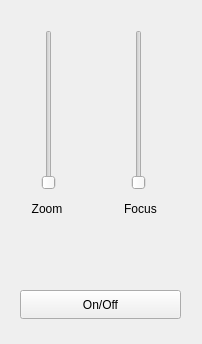
<?xml version="1.0" encoding="UTF-8"?>
<ui version="4.0">
 <class>CameraControlWidget</class>
 <widget class="QWidget" name="CameraControlWidget">
  <property name="geometry">
   <rect>
    <x>0</x>
    <y>0</y>
    <width>202</width>
    <height>344</height>
   </rect>
  </property>
  <property name="windowTitle">
   <string>Form</string>
  </property>
  <widget class="QPushButton" name="camOnOffButton">
   <property name="enabled">
    <bool>true</bool>
   </property>
   <property name="geometry">
    <rect>
     <x>20</x>
     <y>290</y>
     <width>161</width>
     <height>29</height>
    </rect>
   </property>
   <property name="text">
    <string>On/Off</string>
   </property>
  </widget>
  <widget class="QSlider" name="camZoomSlider">
   <property name="enabled">
    <bool>true</bool>
   </property>
   <property name="geometry">
    <rect>
     <x>40</x>
     <y>30</y>
     <width>17</width>
     <height>160</height>
    </rect>
   </property>
   <property name="maximum">
    <number>16384</number>
   </property>
   <property name="orientation">
    <enum>Qt::Vertical</enum>
   </property>
  </widget>
  <widget class="QLabel" name="zoomLabel">
   <property name="geometry">
    <rect>
     <x>20</x>
     <y>200</y>
     <width>54</width>
     <height>17</height>
    </rect>
   </property>
   <property name="text">
    <string>Zoom</string>
   </property>
   <property name="alignment">
    <set>Qt::AlignCenter</set>
   </property>
  </widget>
  <widget class="QSlider" name="camFocusSlider">
   <property name="enabled">
    <bool>true</bool>
   </property>
   <property name="geometry">
    <rect>
     <x>130</x>
     <y>30</y>
     <width>17</width>
     <height>160</height>
    </rect>
   </property>
   <property name="orientation">
    <enum>Qt::Vertical</enum>
   </property>
  </widget>
  <widget class="QLabel" name="camFocusLabel">
   <property name="geometry">
    <rect>
     <x>120</x>
     <y>200</y>
     <width>41</width>
     <height>17</height>
    </rect>
   </property>
   <property name="text">
    <string>Focus</string>
   </property>
   <property name="alignment">
    <set>Qt::AlignCenter</set>
   </property>
  </widget>
 </widget>
 <resources/>
 <connections/>
</ui>
